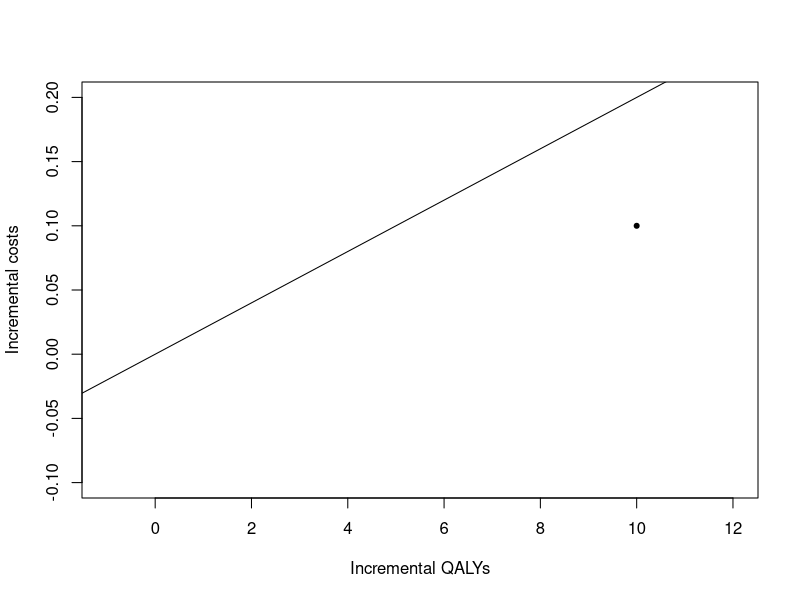

R code for this plot:
## ---- chunk 1
knitr::opts_chunk$set(echo = TRUE)
## ---- chunk 2
plot(10, 0.1,
     xlab = "Incremental QALYs",
     ylab = "Incremental costs",
     xlim = c(-1, 12),
     ylim = c(-0.1, 0.2),
     pch = 20)
abline(a = 0, b = 0.02)
